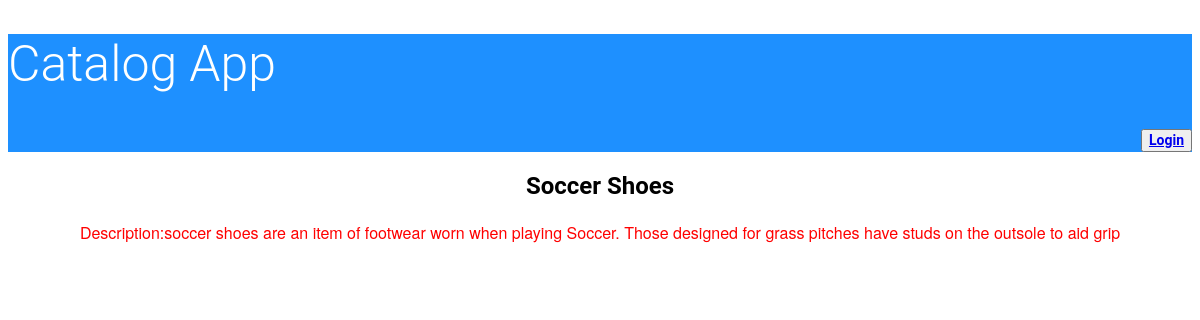
Screenshot of /Soccer/Soccer Shoes with the database file from the repository.
### database_setup.py (models this page shows, shortened)
class Items(Base):
    __tablename__ = 'items'
    title = Column(String(80), nullable = False)
    id = Column(Integer, primary_key = True)
    description = Column(String(250))
    category_id = Column(Integer,ForeignKey('category.id'))
    category = relationship(Category)
    user_id = Column(Integer,ForeignKey('user.id'))
    user = relationship(User)

### application.py (the view)
@app.route('/<string:name>/<string:title>')
def showitemdescrpition(name,title):
    category=session.query(Category).filter(name==Category.name).one()
    itemtitle=session.query(Items).filter(title==Items.title).one()
    if 'username' not in login_session:
     return render_template('publicitemsdesc.html',itemtitle=itemtitle,category=category)
    else:
     return render_template('itemsdesc.html',itemtitle=itemtitle,category=category)

### templates/publicitemsdesc.html
<!DOCTYPE html>
<html>
<head>
  <link rel=stylesheet type=text/css href="{{ url_for('static', filename='styles.css') }}">
</head>
<body>
<header>
 <h1>Catalog App</h1>
 <p align="right">
  <button class="login-button" type="button" class="btn btn-primary btn-lg">
		<a href={{url_for('showLogin')}}>Login</a>
            </button>
</P>
</header>
<div style="text-align:center;" >
<h2>{{itemtitle.title}}</h2>
<div>
  <p style="text-align:center;"> Description:{{itemtitle.description}}</p>
</div>
</div>
</body>
</html>

### static/styles.css (style rules this page uses)
* { font-family: "Helvetica Neue Bold", Roboto, Helvetica, Arial, sans-serif; font-weight: 700; }
header { background-color:DodgerBlue; }
h1 { font-family: "Helvetica Neue Light", Roboto, Helvetica, Arial, sans-serif; font-size: 50px; color: white; line-height: 60px; font-weight: 300; }
h2 { font-size: 24px; color: black; line-height: 29px; }
p { font-family: "Helvetica Neue", Roboto, Helvetica, Arial, sans-serif; font-size: 16px; color:red; line-height: 24px; font-weight: 400; }
a { font-size: 14px; line-height: 17px; }

### rows the page displays
Items: title "Soccer Shoes", description "soccer shoes are an item of footwear worn when playing Soccer. Those designed for grass pitches have studs on the outsole to aid grip"
